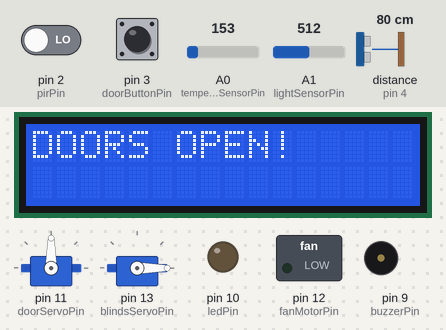
Bench run of a sketch on a simulated Arduino Uno, built with avr-gcc and run on an emulated ATmega328P. Shown: 16×2 character LCD, 2 × servo, switched loads named in the sketch (green lamp = pin HIGH), output pins drawn as LEDs (lit = HIGH), buzzer (waves = sounding, pin HIGH). Wiring (inferred from the names in the program): ultrasonic range finder: trigger pin 4; echo pin 4. The test bench sets the inputs (shaded band); at power-on: distance to the obstacle (sensor on pin 4) 80 cm, A0 (temperatureSensorPin) = 153, A1 (lightSensorPin) = 512, pin 2 (pirPin) LOW, pin 3 (doorButtonPin) LOW. The echo pulse lasts 58.3 µs per cm; what the sketch prints to the serial monitor is not drawn.

Above: at 1.2 s.
1.3 s: distance to the obstacle (sensor on pin 4) set to 97 cm
2.8 s: distance to the obstacle (sensor on pin 4) set to 102 cm
At 3.2 s:
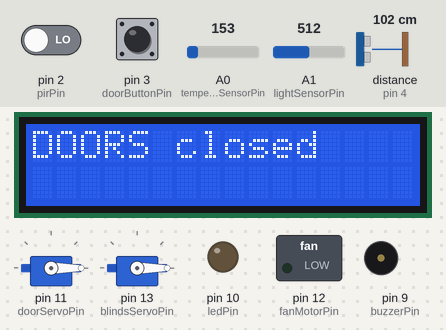
4.3 s: A0 (temperatureSensorPin) set to 161
At 4.8 s:
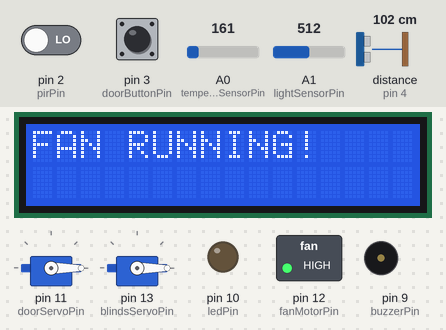
5.8 s: A1 (lightSensorPin) set to 685
7.3 s: A1 (lightSensorPin) set to 710
At 8.5 s:
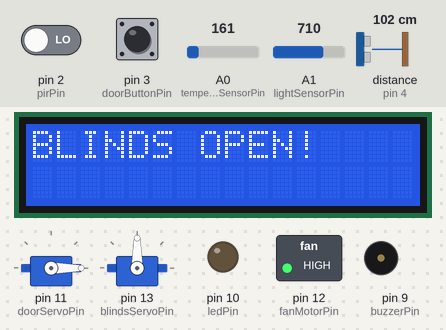
8.8 s: pin 2 (pirPin) driven HIGH
At 10.3 s:
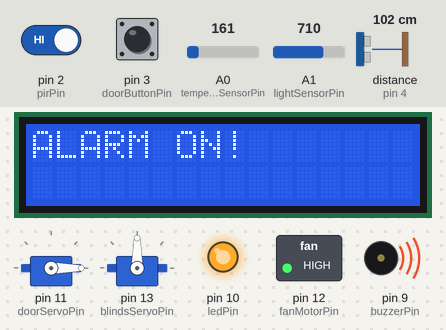
Timing chart, 0 to 11.4 s (numbered marks = the images above; inputs shaded):
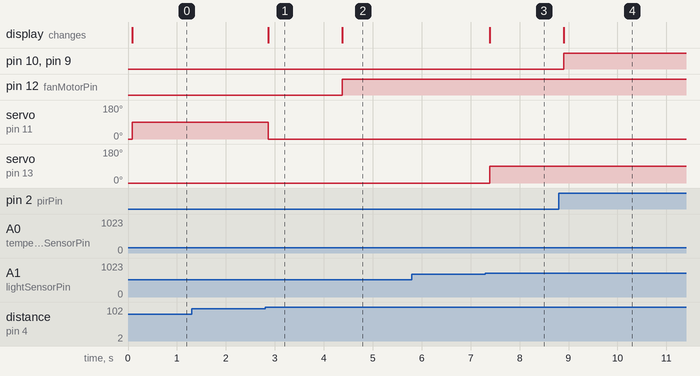

Measured:
- the behaviour switches between 99 and 100 cm on distance to the obstacle (sensor on pin 4) (found by bisection; images 0 and 1)
- the behaviour switches between 153 and 154 on A0 (temperatureSensorPin) (found by bisection; images 1 and 2)
- the behaviour switches between 699 and 700 on A1 (lightSensorPin) (found by bisection; images 2 and 3)
- after the input at 1.3 s, every drawn part: stays the same
- after the input at 2.8 s, servo on pin 11 (doorServoPin): 90° → 0° after 0.07 s; the display: changes after 0.07 s (image 1)
- after the input at 4.3 s, pin 12 (fanMotorPin): LOW → HIGH after 0.08 s; the display: changes after 0.08 s (image 2)
- after the input at 5.8 s, every drawn part: stays the same
- after the input at 7.3 s, servo on pin 13 (blindsServoPin): 0° → 90° after 0.09 s; the display: changes after 0.09 s (image 3)
- after the input at 8.8 s, pin 10 (ledPin), pin 9 (buzzerPin): LOW → HIGH after 0.10 s; the display: changes after 0.10 s (image 4)

The sketch:

Code.ino
```cpp
#include <Adafruit_LiquidCrystal.h>
#include <Servo.h>
#include <Wire.h>

// Components
Adafruit_LiquidCrystal lcd(0);
Servo doorServo;
Servo blindsServo;

// Constants
const int distanceThreshold = 100;
const int temperatureThreshold = 25;
const int lightThresholdOpen = 700;
const int lightThresholdClose = 400;
const int maxDisplayCols = 16;
const int maxDisplayRows = 2;

// Input pins
const int pirPin = 2;
const int doorButtonPin = 3;
const int distanceSensorPin = 4;
const int temperatureSensorPin = A0;
const int lightSensorPin = A1;

// Output pins
const int buzzerPin = 9;
const int ledPin = 10;
const int doorServoPin = 11;
const int fanMotorPin = 12;
const int blindsServoPin = 13;

// States
int lastMotionState = LOW;
int lastDoorButtonState = LOW;
bool lastMotionSensorState = false;
long lastMotionSensorDistance = 0;
bool lastTempSensorState = false;
int doorOpenedBy = 0;
float lastTemperature = 0.0;
bool blindsOpened = false;


void setup()
{
  // Input pins
  pinMode(pirPin, INPUT);
  pinMode(doorButtonPin, INPUT);
  pinMode(distanceSensorPin, INPUT);
  pinMode(temperatureSensorPin, INPUT);
  pinMode(lightSensorPin, INPUT);

  // Output pins
  pinMode(buzzerPin, OUTPUT);
  pinMode(ledPin, OUTPUT);
  pinMode(doorServoPin, OUTPUT);
  pinMode(fanMotorPin, OUTPUT);
  pinMode(blindsServoPin, OUTPUT);

  // Initialize display
  Wire.begin();
  lcd.begin(maxDisplayCols, maxDisplayRows);
  lcd.setBacklight(LOW);

  // Connect door servo
  doorServo.attach(doorServoPin);
  doorServo.write(0);

  // Connect blinds servo
  blindsServo.attach(blindsServoPin);
  blindsServo.write(0);

  // Start serial
  Serial.begin(9600);
  Serial.println("Hello World!");
}


void loop()
{
  // Read state from inputs
  int motionState = digitalRead(pirPin);
  int doorButtonState = digitalRead(doorButtonPin);
  long motionSensorDistance = readSensorDistance();
  bool motionSensorState = motionSensorDistance < distanceThreshold;
  float temperature = readTemperature();
  bool temperatureState = temperature >= temperatureThreshold;
  int lightValue = analogRead(lightSensorPin);

  // Manage alarm
  if (motionState != lastMotionState) {
    if (motionState == HIGH) {
      alarmOn();
    } else {
      alarmOff();
    }
  }

  // Manage doors servo
  if (doorButtonState != lastDoorButtonState) {
    if (doorButtonState == HIGH) {
      openDoor(doorButtonPin);
    } else {
      closeDoor(doorButtonPin);
    }
  }

  // Manage motion sensor
  if (motionSensorState != lastMotionSensorState && motionSensorDistance != lastMotionSensorDistance) {
    if (motionSensorState) {
      objectDetected();
    } else {
      noObjectDetected();
    }
  }

  // Manage fan motor
  if (temperatureState != lastTempSensorState && temperature != lastTemperature) {
    if (temperatureState) {
      highTemperature();
    } else {
      lowTemperature();
    }
  }

  // Manage blinds servo
  if (lightValue >= lightThresholdOpen) {
    openBlinds();
  } else if (lightValue < lightThresholdClose) {
    closeBlinds();
  }

  // Cache states
  lastMotionState = motionState;
  lastDoorButtonState = doorButtonState;
  lastMotionSensorState = motionSensorState;
  lastMotionSensorDistance = motionSensorDistance;
  lastTempSensorState = temperatureState;
  lastTemperature = temperature;

  // Delay for stabilization
  delay(100);
}


long readSensorDistance()
{
  // Reset sensor pin mode
  pinMode(distanceSensorPin, OUTPUT);
  digitalWrite(distanceSensorPin, LOW);
  delayMicroseconds(2);

  // Switch sensor pin mode
  digitalWrite(distanceSensorPin, HIGH);
  delayMicroseconds(10);
  digitalWrite(distanceSensorPin, LOW);
  pinMode(distanceSensorPin, INPUT);

  // Read sound wave travel time in microseconds
  long travelTime = pulseIn(distanceSensorPin, HIGH);

  return travelTime * 0.01723;
}

float readTemperature()
{
  int sensorValue = analogRead(temperatureSensorPin);
  float voltage = sensorValue * (5.0 / 1023.0);

  return (voltage - 0.5) * 100.0;
}

void alarmOn()
{
  Serial.println("Motion detected - Alarm on!");
  printOnDisplay("ALARM ON!");

  digitalWrite(buzzerPin, HIGH);
  digitalWrite(ledPin, HIGH);
}

void alarmOff()
{
  Serial.println("Alarm off.");
  printOnDisplay("ALARM off");

  digitalWrite(buzzerPin, LOW);
  digitalWrite(ledPin, LOW);
}

void objectDetected()
{
  openDoor(distanceSensorPin);

  Serial.println("Object detected!");
}

void noObjectDetected()
{
  closeDoor(distanceSensorPin);

  Serial.println("No more objects in area.");
}

void openDoor(int triggerPin)
{
  // Early return if door is already opened
  if (doorOpenedBy != 0) {
    return;
  }

  Serial.println("Doors are being opened.");
  printOnDisplay("DOORS OPEN!");

  // Save trigger
  doorOpenedBy = triggerPin;

  // Open door
  doorServo.write(90);
}

void closeDoor(int triggerPin)
{
  // Early return if door is already closed
  if (doorOpenedBy == 0) {
    return;
  }

  Serial.println("Doors are being closed.");
  printOnDisplay("DOORS closed");

  // Save state
  doorOpenedBy = 0;

  // Close door
  doorServo.write(0);
}

void highTemperature()
{
  Serial.println("Temperature is high - Starting fan!");
  printOnDisplay("FAN RUNNING!");

  digitalWrite(fanMotorPin, HIGH);
}

void lowTemperature()
{
  Serial.println("Temperature is low.");
  printOnDisplay("FAN off");

  digitalWrite(fanMotorPin, LOW);
}

void openBlinds()
{
  // Early return if blinds are already opened
  if (blindsOpened) {
    return;
  }

  Serial.println("Brightness is high enough - Opening blinds!");
  printOnDisplay("BLINDS OPEN!");

  // Save state
  blindsOpened = true;

  // Open blinds
  blindsServo.write(90);
}

void closeBlinds()
{
  // Early return if blinds are already closed
  if (!blindsOpened) {
    return;
  }

  Serial.println("Brightness is low - Closing blinds!");
  printOnDisplay("BLINDS closed");

  // Save state
  blindsOpened = false;

  // Open blinds
  blindsServo.write(0);
}

void printOnDisplay(String text)
{
  lcd.clear();
  lcd.setBacklight(HIGH);
  lcd.setCursor(0, 0);
  lcd.print(text);
}
```
